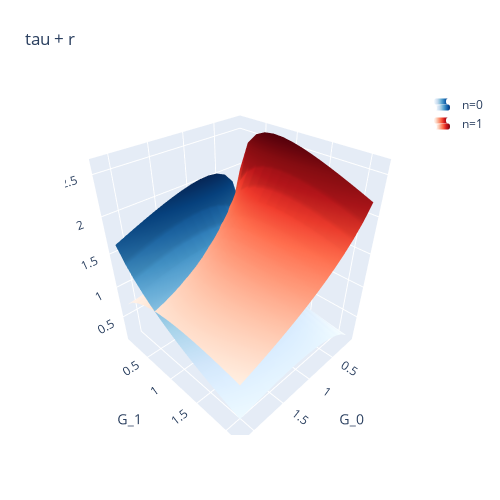

This figure's notebook cell:
### Code cell
# Plot the surface.
Z = [None, None]
Z[0] = np.array([[results['tau'][g0][g1][0,0,0]+results['r'][g0][g1][0,0,0] for g0 in G0_grid] for g1 in G1_grid ])
Z[1] = np.array([[results['tau'][g0][g1][1,0,0]+results['r'][g0][g1][1,0,0] for g0 in G0_grid] for g1 in G1_grid ])

fig = go.Figure(data=[go.Surface(z=Z[0], x=G0_grid, y=G1_grid, name = 'n=0',colorscale = 'Blues')])
fig.add_trace(go.Surface(z=Z[1], y=G0_grid, x=G1_grid,name = 'n=1', colorscale = 'Reds')
            )
fig.update_layout(title='tau + r', autosize=False,
                  width=500, height=500,
                  margin=dict(l=65, r=50, b=65, t=90))
fig.update_layout(scene = dict(xaxis_title='G_0',
                    yaxis_title='G_1'
                              )
                 )
fig.update_traces(showlegend=True, showscale=False)
fig.show()
fig.write_html(f"{folder}/tau_plus_r_{config}.html")

### Figure 1 — Plotly figure (JSON) as saved in the notebook; plotly's stock layout.template omitted (floating-point values rounded to 4 significant figures; data arrays with more than 128 entries replaced by an {"elided": "..."} marker saying what was removed)
{"data": [{"colorscale": [[0, "rgb(247,251,255)"], [0.125, "rgb(222,235,247)"], [0.25, "rgb(198,219,239)"], [0.375, "rgb(158,202,225)"], [0.5, "rgb(107,174,214)"], [0.625, "rgb(66,146,198)"], [0.75, "rgb(33,113,181)"], [0.875, "rgb(8,81,156)"], [1, "rgb(8,48,107)"]], "name": "n=0", "showlegend": true, "showscale": false, "type": "surface", "x": [0.1, 0.2464, 0.3929, 0.5393, 0.6857, 0.8321, 0.9786, 1.125, 1.271, 1.418, 1.564, 1.711, 1.857, 2.004, 2.15], "y": [0.1, 0.2464, 0.3929, 0.5393, 0.6857, 0.8321, 0.9786, 1.125, 1.271, 1.418, 1.564, 1.711, 1.857, 2.004, 2.15], "z": {"elided": "15x15 float values"}}, {"colorscale": [[0, "rgb(255,245,240)"], [0.125, "rgb(254,224,210)"], [0.25, "rgb(252,187,161)"], [0.375, "rgb(252,146,114)"], [0.5, "rgb(251,106,74)"], [0.625, "rgb(239,59,44)"], [0.75, "rgb(203,24,29)"], [0.875, "rgb(165,15,21)"], [1, "rgb(103,0,13)"]], "name": "n=1", "showlegend": true, "showscale": false, "type": "surface", "x": [0.1, 0.2464, 0.3929, 0.5393, 0.6857, 0.8321, 0.9786, 1.125, 1.271, 1.418, 1.564, 1.711, 1.857, 2.004, 2.15], "y": [0.1, 0.2464, 0.3929, 0.5393, 0.6857, 0.8321, 0.9786, 1.125, 1.271, 1.418, 1.564, 1.711, 1.857, 2.004, 2.15], "z": {"elided": "15x15 float values"}}], "layout": {"autosize": false, "height": 500, "margin": {"b": 65, "l": 65, "r": 50, "t": 90}, "scene": {"xaxis": {"title": {"text": "G_0"}}, "yaxis": {"title": {"text": "G_1"}}}, "title": {"text": "tau + r"}, "width": 500}}
